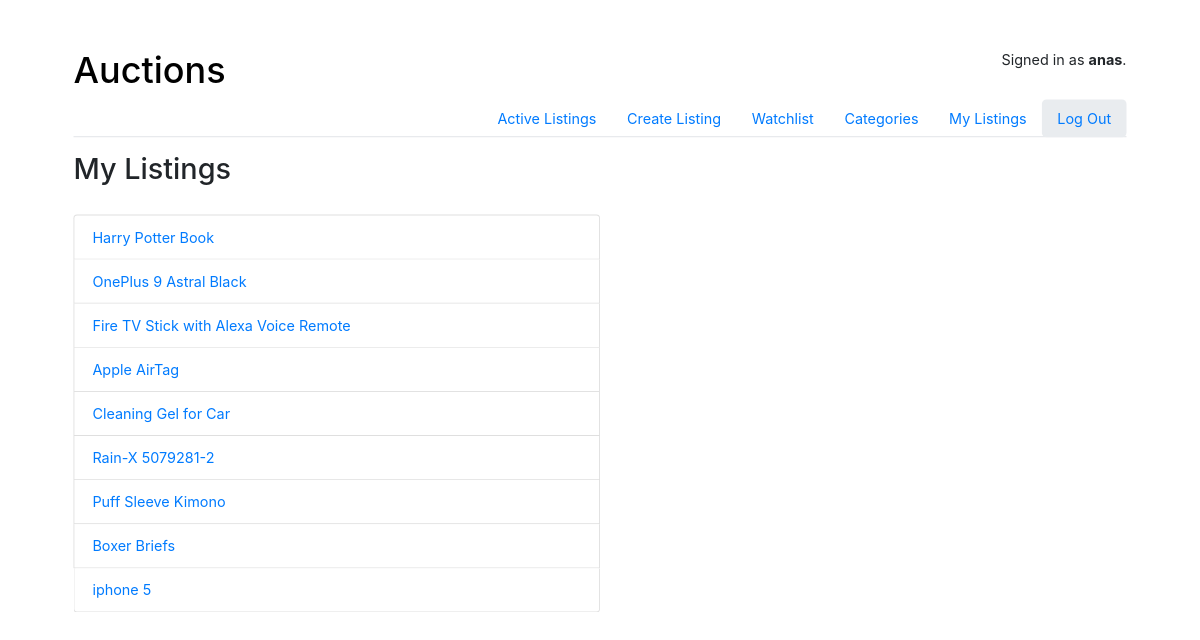
Screenshot of /my_listings (signed in) with the database file from the repository.
### auctions/models.py (models this page shows, shortened)
class User(AbstractUser):
    watchlist = models.ManyToManyField("Listing", blank=True, related_name="watchlist")

class Listing(models.Model):
    title = models.CharField(max_length=64)
    description = models.TextField(max_length=500)
    starting_bid = models.DecimalField(max_digits=10, decimal_places=2)
    image = models.URLField(null=True ,blank=True)
    category = models.ForeignKey(Category, on_delete=models.CASCADE, null=True)
    active = models.BooleanField(default=True)
    user = models.ForeignKey(User, on_delete=models.CASCADE, related_name="user")
    winner = models.ForeignKey(User, on_delete=models.CASCADE, related_name="winner", blank=True, null=True)

### auctions/views.py (the view)
# urls.py: path("my_listings", views.my_listings, name="my_listings"),
@login_required
def my_listings(request):
    user = request.user
    listings = Listing.objects.filter(user=user)
    return render(request, "auctions/my_listings.html", {
        "listings": listings
    })

### auctions/templates/auctions/my_listings.html (shortened to what this page needs)
{% extends "auctions/layout.html" %}
{% block body %}
    <h2> My Listings </h2>
    <br>
    <ul class="list-group" style="width: 50%">
    {% for listing in listings %}
        <li class="list-group-item">
            <a href="{% url 'listing' listing.id %}">{{ listing.title }}</a>
        </li>
    {% endfor %}
    </ul>
{% endblock %}

### auctions/templates/auctions/layout.html (shortened to what this page needs)
{% load static %}
<!DOCTYPE html>
<html lang="en">
    <head>
        <link rel="stylesheet" href="https://stackpath.bootstrapcdn.com/bootstrap/4.4.1/css/bootstrap.min.css">
        <link href="{% static 'auctions/styles.css' %}" rel="stylesheet">
    </head>
    <body class="container-fluid" style="overflow-x: hidden; transform: scale(0.9); height: 50vh; width: 100vw;">
        <div class="header">
            <a href="{% url 'index' %}"><h1 class="display" style="color: black;">Auctions</h1></a>
            <div class="user" style="margin-left: auto;">
                {% if user.is_authenticated %}
                    Signed in as <strong>{{ user.username }}</strong>.
                {% else %}
                    Not signed in.
                {% endif %}
            </div>
        </div>
        <ul class="nav nav-tabs mb-3" style="display: flex; justify-content: right;">
            <li class="nav-item">
                <a class="nav-link" href="{% url 'index' %}">Active Listings</a>
            </li>
            {% if user.is_authenticated %}
                <li class="nav-item">
                    <a class="nav-link" href="{% url 'create' %}">Create Listing</a>
                </li>
                <li class="nav-item">
                    <a class="nav-link" href="{% url 'watchlist' %}">Watchlist</a>
                </li>
                <li class="nav-item">
                    <a class="nav-link" href="{% url 'categories' %}">Categories</a>
                </li>
                <li class="nav-item">
                    <a class="nav-link" href="{% url 'my_listings' %}">My Listings</a>
                </li>
                <li class="nav-item" style="background-color: #e9ecef; border-radius: 5px;">
                    <a class="nav-link" href="{% url 'logout' %}">Log Out</a>
                </li>
            {% endif %}
        </ul>
        <div>
            {% block body %}
            {% endblock %}
        </div>
    </body>
</html>

### auctions/static/auctions/styles.css (style rules this page uses)
body { padding: 10px; margin: 20px; overflow-x: hidden; transform: scale(1.5); }

### auctions/templates/auctions/layout.html (style rules this page uses)
.header { display: flex; align-items: right; }
.header h1 { margin-right: auto; }

### rows the page displays
User: username "anas"
Listing: title "Harry Potter Book"
Listing: title "OnePlus 9 Astral Black"
Listing: title "Fire TV Stick with Alexa Voice Remote"
Listing: title "Apple AirTag"
Listing: title "Cleaning Gel for Car"
Listing: title "Rain-X 5079281-2"
Listing: title "Puff Sleeve Kimono"
Listing: title "Boxer Briefs"
Listing: title "iphone 5"
